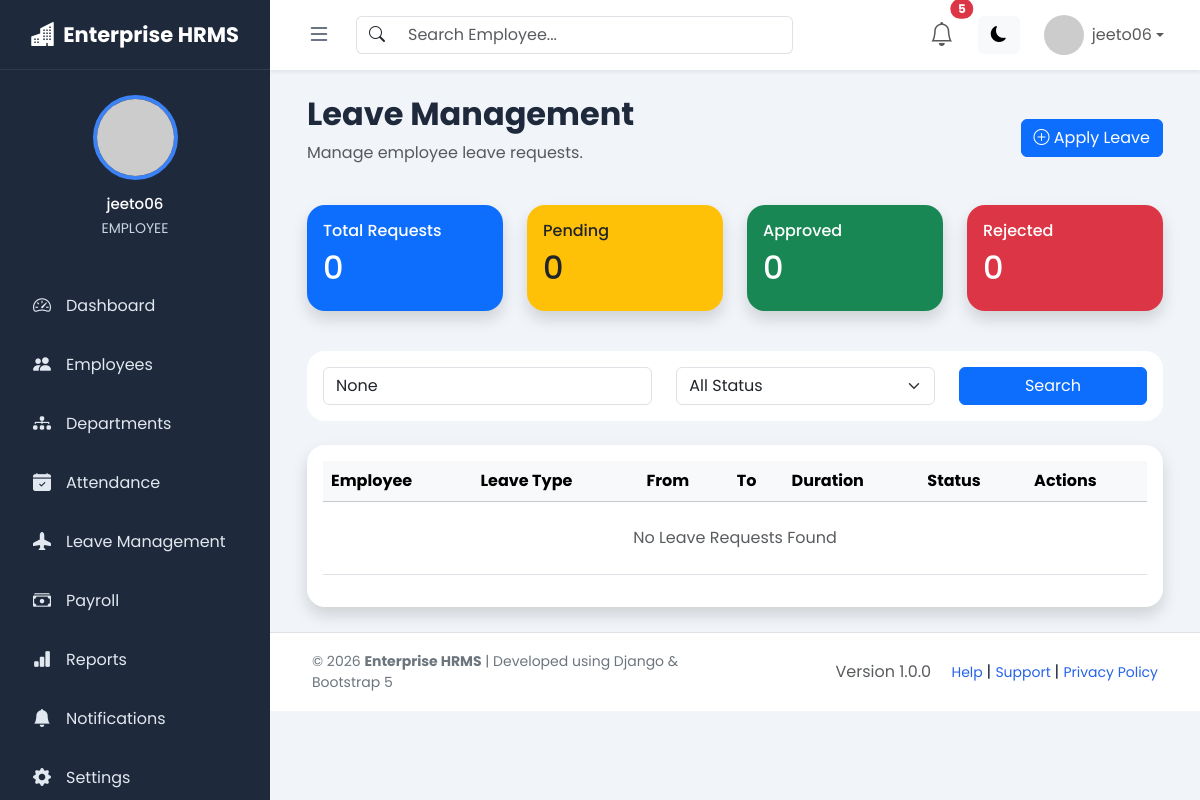
The app's page /leave/ (signed in) with its own data.
### accounts/models.py (models this page shows, shortened)
class User(AbstractUser):
    ROLE_CHOICES = (
        ("ADMIN", "Admin"),
        ("HR", "HR"),
        ("EMPLOYEE", "Employee"),
    )
    role = models.CharField(
        max_length=20,
        choices=ROLE_CHOICES,
        default="EMPLOYEE"
    )
    phone = models.CharField(max_length=15, blank=True)
    profile_picture = models.ImageField(
        upload_to="profile_pictures/",
        blank=True,
        null=True
    )

### leave_management/views.py (the view)
# urls.py: path("", views.leave_list, name="leave_list"),
def leave_list(request):
    leaves = Leave.objects.select_related(
        "employee"
    ).all().order_by("-applied_on")
    search = request.GET.get("search")
    status = request.GET.get("status")
    if search:
        leaves = leaves.filter(
            Q(employee__first_name__icontains=search) |
            Q(employee__last_name__icontains=search) |
            Q(employee__employee_id__icontains=search)
        )
    if status:
        leaves = leaves.filter(
            status=status
        )
    context = {
        "leaves": leaves,
        "search": search,
        "status": status,
        "total": Leave.objects.count(),
        "pending": Leave.objects.filter(
            status="Pending"
        ).count(),
        "approved": Leave.objects.filter(
            status="Approved"
        ).count(),
        "rejected": Leave.objects.filter(
            status="Rejected"
        ).count(),
    }
    return render(
        request,
        "leave_management/leave_list.html",
        context
    )

### templates/leave_management/leave_list.html (shortened to what this page needs)
{% extends 'layouts/base.html' %}
{% block content %}
<div class="container-fluid">
    <div class="d-flex justify-content-between align-items-center mb-4">
        <div>
            <h2 class="fw-bold">
                Leave Management
            </h2>
            <p class="text-muted">
                Manage employee leave requests.
            </p>
        </div>
        <a href="{% url 'add_leave' %}" class="btn btn-primary">
            <i class="bi bi-plus-circle"></i>
            Apply Leave
        </a>
    </div>
    <div class="row mb-4">
        <div class="col-lg-3 col-md-6 mb-3">
            <div class="card bg-primary text-white shadow">
                <div class="card-body">
                    <h6>Total Requests</h6>
                    <h2>{{ total }}</h2>
                </div>
            </div>
        </div>
        <div class="col-lg-3 col-md-6 mb-3">
            <div class="card bg-warning text-dark shadow">
                <div class="card-body">
                    <h6>Pending</h6>
                    <h2>{{ pending }}</h2>
                </div>
            </div>
        </div>
        <div class="col-lg-3 col-md-6 mb-3">
            <div class="card bg-success text-white shadow">
                <div class="card-body">
                    <h6>Approved</h6>
                    <h2>{{ approved }}</h2>
                </div>
            </div>
        </div>
        <div class="col-lg-3 col-md-6 mb-3">
            <div class="card bg-danger text-white shadow">
                <div class="card-body">
                    <h6>Rejected</h6>
                    <h2>{{ rejected }}</h2>
                </div>
            </div>
        </div>
    </div>
    <div class="card mb-4">
        <div class="card-body">
            <form method="GET">
                <div class="row">
                    <div class="col-md-5">
                        <input
                            type="text"
                            name="search"
                            class="form-control"
                            placeholder="Search Employee"
                            value="{{ search }}"
                        >
                    </div>
                    <div class="col-md-4">
                        <select
                            name="status"
                            class="form-select"
                        >
                            <option value="">
                                All Status
                            </option>
                        </select>
                    </div>
                    <div class="col-md-3">
                        <button
                            type="submit"
                            class="btn btn-primary w-100"
                        >
                            Search
                        </button>
                    </div>
                </div>
            </form>
        </div>
    </div>
    <div class="card shadow">
        <div class="card-body">
            <div class="table-responsive">
                <table class="table table-hover align-middle">
                    <thead class="table-light">
                        <tr>
                            <th>Employee</th>
                            <th>Leave Type</th>
                            <th>From</th>
                            <th>To</th>
                            <th>Duration</th>
                            <th>Status</th>
                            <th>Actions</th>
                        </tr>
                    </thead>
                    <tbody>
                        {% for leave in leaves %}
                        <tr>
                            <td>
                                {{ leave.employee.first_name }}
                                {{ leave.employee.last_name }}
                            </td>
                            <td>
                                {{ leave.leave_type }}
                            </td>
                            <td>
                                {{ leave.start_date }}
                            </td>
                            <td>
                                {{ leave.end_date }}
                            </td>
                            <td>
                                <span class="badge bg-info text-dark">
                                    {{ leave.duration }}
                                    day{{ leave.duration|pluralize }}
                                </span>
                            </td>
                            <td>
                                {% if leave.status == "Approved" %}
                                    <span class="badge bg-success">
                                        Approved
                                    </span>
                                {% elif leave.status == "Rejected" %}
                                    <span class="badge bg-danger">
                                        Rejected
                                    </span>
                                {% else %}
                                    <span class="badge bg-warning text-dark">
                                        Pending
                                    </span>
                                {% endif %}
                            </td>
                            <td>
                                {% if leave.status == "Pending" %}
                                    <a
                                        href="{% url 'approve_leave' leave.id %}"
                                        class="btn btn-success btn-sm"
                                    >
                                        Approve
                                    </a>
                                    <a
                                        href="{% url 'reject_leave' leave.id %}"
                                        class="btn btn-danger btn-sm"
                                    >
                                        Reject
                                    </a>
                                {% endif %}
                                <a
                                    href="{% url 'edit_leave' leave.id %}"
                                    class="btn btn-warning btn-sm"
                                >
                                    Edit
                                </a>
                                <a
                                    href="{% url 'delete_leave' leave.id %}"
                                    class="btn btn-outline-danger btn-sm"
                                >
                                    Delete
                                </a>
                            </td>
                        </tr>
                        {% empty %}
                        <tr>
                            <td
                                colspan="7"
                                class="text-center text-muted py-4"
                            >
                                No Leave Requests Found
                            </td>
                        </tr>
                        {% endfor %}
                    </tbody>
                </table>
            </div>
        </div>
    </div>
</div>
{% endblock %}

### templates/layouts/sidebar.html (shortened to what this page needs)
<aside class="sidebar" id="sidebar">
    <div class="sidebar-header">
        <a
            href="{% url 'dashboard' %}"
            class="logo">
            <i class="bi bi-buildings-fill"></i>
            <span class="logo-text">
                Enterprise HRMS
            </span>
        </a>
    </div>
    <div class="user-panel">
        <div class="user-avatar">
            {% if user.is_authenticated and user.profile_picture %}
                <img
                    src="{{ user.profile_picture.url }}"
                    alt="Profile">
            {% else %}
                <img
                    src="https://ui-avatars.com/api/?name={{ user.username }}&background=2563eb&color=fff"
                    alt="Profile">
            {% endif %}
        </div>
        <div class="user-info">
            {% if user.is_authenticated %}
                <h6>
                    {{ user.get_full_name|default:user.username }}
                </h6>
                <small>
                    {{ user.role|default:"Administrator" }}
                </small>
            {% else %}
                <h6>Guest</h6>
                <small>Not Logged In</small>
            {% endif %}
        </div>
    </div>
    <ul class="sidebar-menu">
        <li>
            <a href="{% url 'dashboard' %}">
                <i class="bi bi-speedometer2"></i>
                <span class="menu-text">
                    Dashboard
                </span>
            </a>
        </li>
        <li>
            <a href="{% url 'employee_list' %}">
                <i class="bi bi-people-fill"></i>
                <span class="menu-text">
                    Employees
                </span>
            </a>
        </li>
        <li>
            <a href="{% url 'department_list' %}">
                <i class="bi bi-diagram-3-fill"></i>
                <span class="menu-text">
                    Departments
                </span>
            </a>
        </li>
        <li>
            <a href="{% url 'attendance_list' %}">
                <i class="bi bi-calendar-check-fill"></i>
                <span class="menu-text">
                    Attendance
                </span>
            </a>
        </li>
        <li>
            <a href="{% url 'leave_list' %}">
                <i class="bi bi-airplane-fill"></i>
                <span class="menu-text">
                    Leave Management
                </span>
            </a>
        </li>
        <li>
            <a href="{% url 'payroll_list' %}">
                <i class="bi bi-cash-stack"></i>
                <span class="menu-text">
                    Payroll
                </span>
            </a>
        </li>
        <li>
            <a href="{% url 'report_dashboard' %}">
                <i class="bi bi-bar-chart-fill"></i>
                <span class="menu-text">
                    Reports
                </span>
            </a>
        </li>
        <li>
            <a href="#">
                <i class="bi bi-bell-fill"></i>
                <span class="menu-text">
                    Notifications
                </span>
            </a>
        </li>
        <li>
            <a href="#">
                <i class="bi bi-gear-fill"></i>
                <span class="menu-text">
                    Settings
                </span>
            </a>
        </li>
    </ul>
</aside>

### templates/layouts/navbar.html (shortened to what this page needs)
<nav class="navbar navbar-expand-lg navbar-light bg-white shadow-sm px-3">
    <div class="container-fluid">
        <button
            type="button"
            class="btn sidebar-toggle"
            id="sidebarToggle"
            aria-label="Toggle Sidebar">
            <i class="bi bi-list"></i>
        </button>
        <form class="d-none d-md-flex ms-3 search-form">
            <div class="input-group">
                <span class="input-group-text bg-white">
                    <i class="bi bi-search"></i>
                </span>
                <input
                    type="text"
                    class="form-control"
                    placeholder="Search Employee...">
            </div>
        </form>
        <ul class="navbar-nav ms-auto align-items-center">
            <li class="nav-item dropdown me-3">
                <a
                    class="nav-link position-relative"
                    href="#"
                    data-bs-toggle="dropdown">
                    <i class="bi bi-bell fs-4"></i>
                    <span
                        class="position-absolute top-0 start-100 translate-middle badge rounded-pill bg-danger">
                        5
                    </span>
                </a>
            </li>
            <li class="nav-item me-3">
                <button
                    type="button"
                    class="btn btn-light"
                    id="darkModeBtn">
                    <i class="bi bi-moon-fill"></i>
                </button>
            </li>
            <li class="nav-item dropdown">
                <a
                    class="nav-link dropdown-toggle d-flex align-items-center"
                    href="#"
                    data-bs-toggle="dropdown">
                    {% if user.profile_picture %}
                        <img
                            src="{{ user.profile_picture.url }}"
                            class="rounded-circle me-2"
                            width="40"
                            height="40">
                    {% else %}
                        <img
                            src="https://ui-avatars.com/api/?name={{ user.username }}"
                            class="rounded-circle me-2"
                            width="40"
                            height="40">
                    {% endif %}
                    <span>
                        {{ user.first_name|default:user.username }}
                    </span>
                </a>
            </li>
        </ul>
    </div>
</nav>

### records on screen
User: get_full_name "jeeto06", role "EMPLOYEE", first_name "jeeto06"

### other values on screen
{{ total }} "0"
{{ pending }} "0"
{{ approved }} "0"
{{ rejected }} "0"
